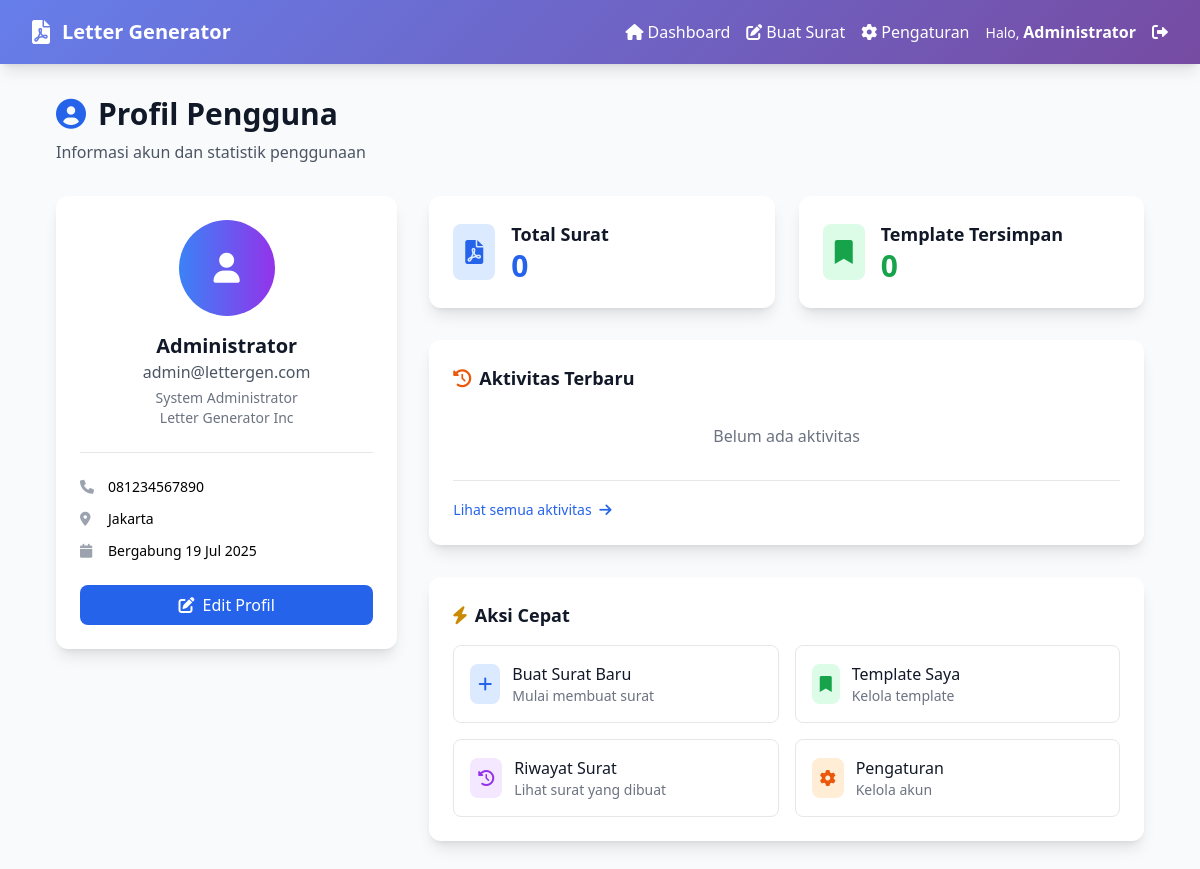
The app's page /profile.php (signed in) with its own data.
### tables this page shows
CREATE TABLE user_profiles (
    id INT AUTO_INCREMENT PRIMARY KEY,
    user_id INT NOT NULL,
    avatar_url VARCHAR(255),
    address TEXT,
    city VARCHAR(50),
    province VARCHAR(50),
    postal_code VARCHAR(10),
    date_of_birth DATE,
    gender ENUM('male', 'female', 'other'),
    bio TEXT,
    preferences JSON,
    FOREIGN KEY (user_id) REFERENCES users(id) ON DELETE CASCADE
);

CREATE TABLE users (
    id INT AUTO_INCREMENT PRIMARY KEY,
    username VARCHAR(50) UNIQUE NOT NULL,
    email VARCHAR(100) UNIQUE NOT NULL,
    password_hash VARCHAR(255) NOT NULL,
    full_name VARCHAR(100) NOT NULL,
    phone VARCHAR(20),
    organization VARCHAR(100),
    position VARCHAR(100),
    created_at TIMESTAMP DEFAULT CURRENT_TIMESTAMP,
    updated_at TIMESTAMP DEFAULT CURRENT_TIMESTAMP ON UPDATE CURRENT_TIMESTAMP,
    last_login TIMESTAMP NULL,
    is_active BOOLEAN DEFAULT TRUE,
    email_verified BOOLEAN DEFAULT FALSE,
    verification_token VARCHAR(255) NULL,
    reset_token VARCHAR(255) NULL,
    reset_token_expires TIMESTAMP NULL
);

### profile.php (the view, shortened to what the rows shown need)
<?php
require_once 'config/database.php';
require_once 'classes/User.php';
$current_user = User::getCurrentUser();
$user = new User();
$user_data = $user->getUserById($current_user['id']);
?>
<!DOCTYPE html>
<html lang="id">
<head>
    <script src="https://cdn.tailwindcss.com"></script>
    <link href="https://cdnjs.cloudflare.com/ajax/libs/font-awesome/6.0.0/css/all.min.css" rel="stylesheet">
</head>
<body class="bg-gray-50 min-h-screen">
    <nav class="gradient-bg shadow-lg">
        <div class="max-w-7xl mx-auto px-4 sm:px-6 lg:px-8">
            <div class="flex justify-between h-16">
                <div class="flex items-center space-x-4">
                    <div class="text-white">
                        <span class="text-sm">Halo, </span>
                        <span class="font-semibold"><?php echo htmlspecialchars($current_user['full_name']); ?></span>
                    </div>
                </div>
            </div>
        </div>
    </nav>
    <div class="max-w-6xl mx-auto py-8 px-4 sm:px-6 lg:px-8">
        <div class="mb-8">
            <h1 class="text-3xl font-bold text-gray-900">
                <i class="fas fa-user-circle mr-3 text-blue-600"></i>Profil Pengguna
            </h1>
        </div>
        <div class="grid lg:grid-cols-3 gap-8">
            <div class="lg:col-span-1">
                <div class="bg-white rounded-xl shadow-lg p-6">
                    <div class="text-center">
                        <div class="w-24 h-24 bg-gradient-to-r from-blue-500 to-purple-600 rounded-full mx-auto mb-4 flex items-center justify-center">
                            <i class="fas fa-user text-3xl text-white"></i>
                        </div>
                        <h2 class="text-xl font-bold text-gray-900"><?php echo htmlspecialchars($user_data['full_name']); ?></h2>
                        <p class="text-gray-600"><?php echo htmlspecialchars($user_data['email']); ?></p>
                        <?php if ($user_data['position']): ?>
                            <p class="text-sm text-gray-500 mt-1"><?php echo htmlspecialchars($user_data['position']); ?></p>
                        <?php endif; ?>
                        <?php if ($user_data['organization']): ?>
                            <p class="text-sm text-gray-500"><?php echo htmlspecialchars($user_data['organization']); ?></p>
                        <?php endif; ?>
                    </div>
                    <div class="mt-6 pt-6 border-t border-gray-200">
                        <div class="space-y-3">
                            <?php if ($user_data['phone']): ?>
                                <div class="flex items-center text-sm">
                                    <i class="fas fa-phone text-gray-400 w-5"></i>
                                    <span class="ml-2"><?php echo htmlspecialchars($user_data['phone']); ?></span>
                                </div>
                            <?php endif; ?>
                            <?php if ($user_data['city']): ?>
                                <div class="flex items-center text-sm">
                                    <i class="fas fa-map-marker-alt text-gray-400 w-5"></i>
                                    <span class="ml-2"><?php echo htmlspecialchars($user_data['city']); ?></span>
                                </div>
                            <?php endif; ?>
                            <div class="flex items-center text-sm">
                                <i class="fas fa-calendar text-gray-400 w-5"></i>
                                <span class="ml-2">Bergabung <?php echo date('d M Y', strtotime($user_data['created_at'])); ?></span>
                            </div>
                        </div>
                    </div>
                </div>
            </div>
        </div>
    </div>
</body>
</html>

### records on screen
user_profiles: user.full_name "Administrator", user.email "admin@lettergen.com", user.position "System Administrator", user.organization "Letter Generator Inc", user.phone "081234567890", city "Jakarta", user.created_at "19 Jul 2025"

### other values on screen
$letter_stats['total_letters'] "0"
$template_stats['total_templates'] "0"
